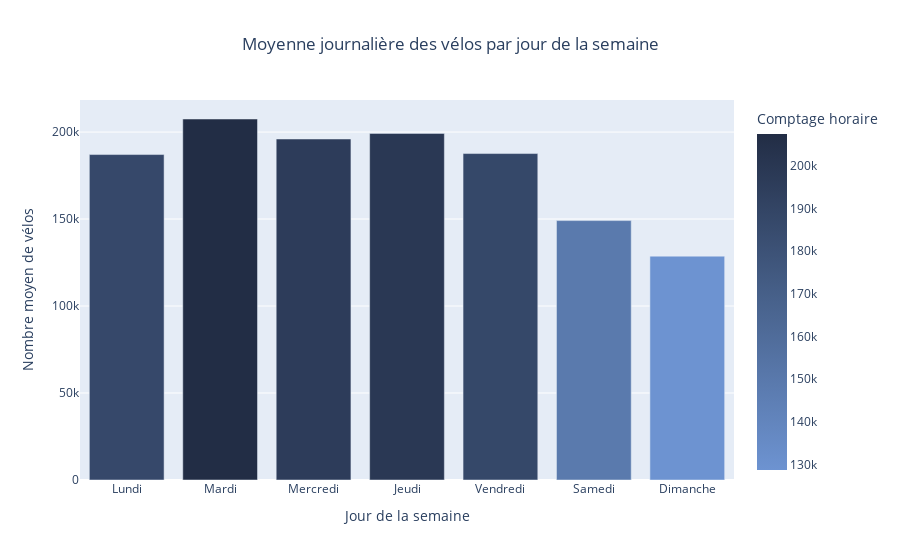

Notebook code cell kept with this figure:
### Markdown cell above
Ensuite, nous affichons les graphiques des moyennes journalières selon le jour de la semaine.

### Code cell
fig4 = px.bar(
    moyenne_jour, 
    x="Jour", 
    y="Comptage horaire", 
    title="Moyenne journalière des vélos par jour de la semaine", 
    color="Comptage horaire",
    color_continuous_scale=[
        (0, "#6d93d1"),   
        (0.5, "#48628c"), 
        (1, "#222d45")    
    ]
)
fig4.update_layout(
    template="plotly",
    title_x=0.5,
    xaxis_title="Jour de la semaine",
    yaxis_title="Nombre moyen de vélos"
)

fig4.show()

### Figure 1 — Plotly figure (JSON) as saved in the notebook; plotly's stock layout.template omitted (floating-point values rounded to 4 significant figures)
{"data": [{"hovertemplate": "Jour=%{x}<br>Comptage horaire=%{marker.color}<extra></extra>", "legendgroup": "", "marker": {"color": [187100.0, 207500.0, 196000.0, 199200.0, 187600.0, 149100.0, 128700.0], "coloraxis": "coloraxis", "pattern": {"shape": ""}}, "name": "", "orientation": "v", "showlegend": false, "textposition": "auto", "type": "bar", "x": ["Lundi", "Mardi", "Mercredi", "Jeudi", "Vendredi", "Samedi", "Dimanche"], "xaxis": "x", "y": [187100.0, 207500.0, 196000.0, 199200.0, 187600.0, 149100.0, 128700.0], "yaxis": "y"}], "layout": {"barmode": "relative", "coloraxis": {"colorbar": {"title": {"text": "Comptage horaire"}}, "colorscale": [[0, "#6d93d1"], [0.5, "#48628c"], [1, "#222d45"]]}, "legend": {"tracegroupgap": 0}, "title": {"text": "Moyenne journalière des vélos par jour de la semaine", "x": 0.5}, "xaxis": {"anchor": "y", "domain": [0, 1], "title": {"text": "Jour de la semaine"}}, "yaxis": {"anchor": "x", "domain": [0, 1], "title": {"text": "Nombre moyen de vélos"}}}}
